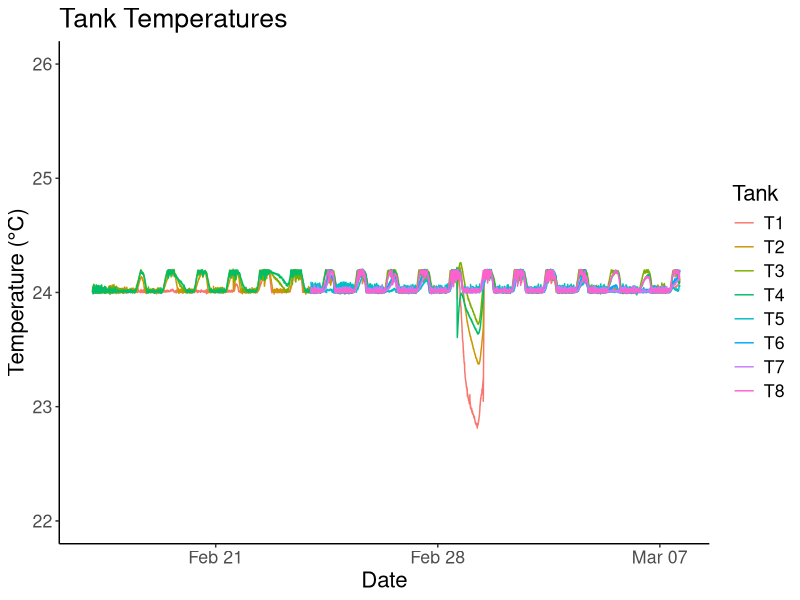
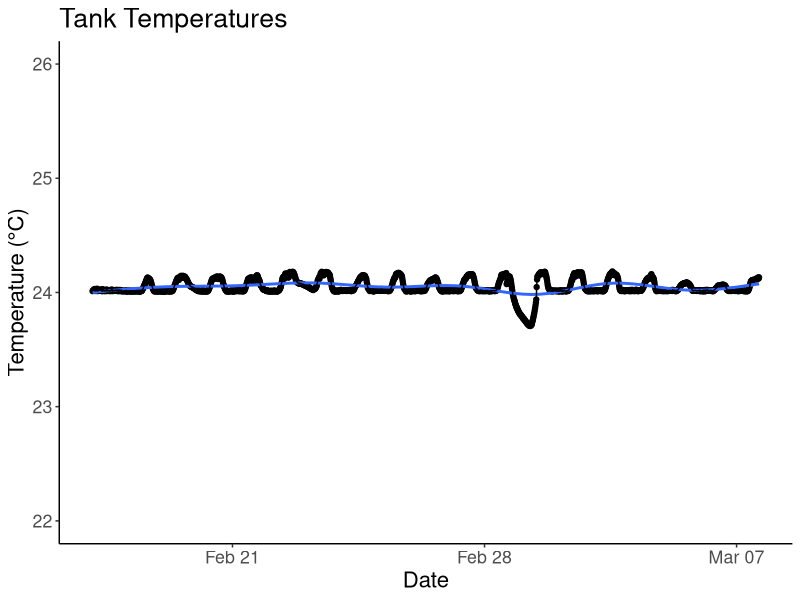
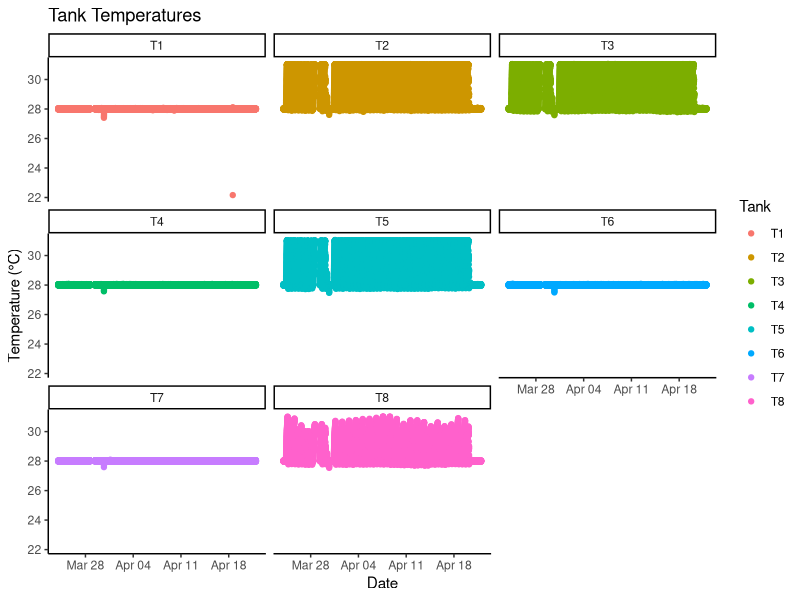
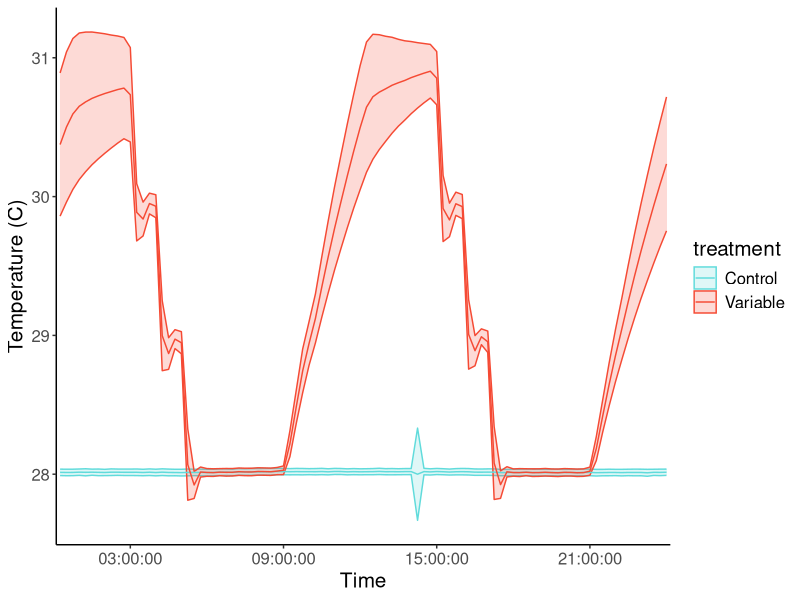
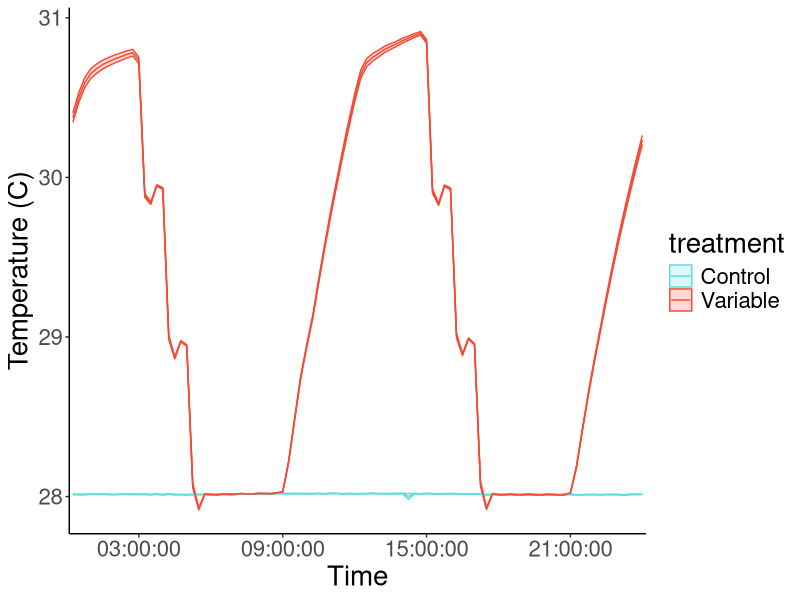
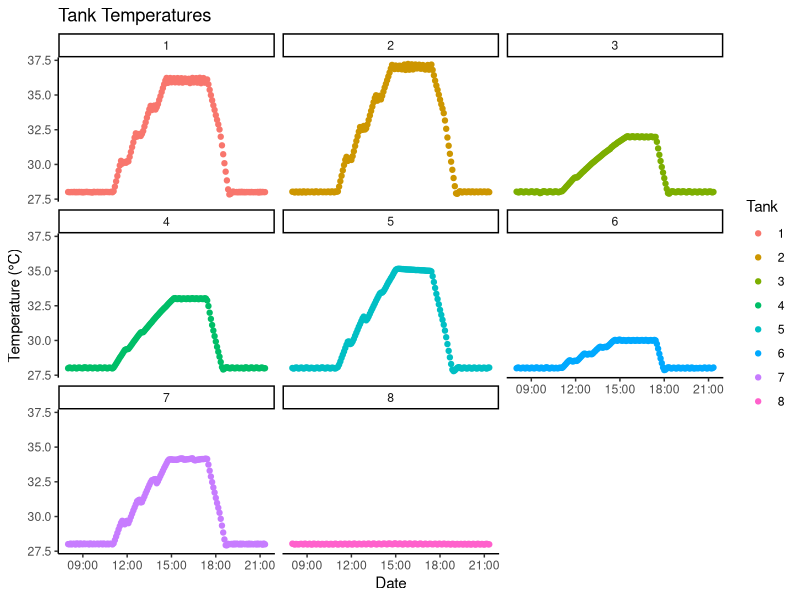
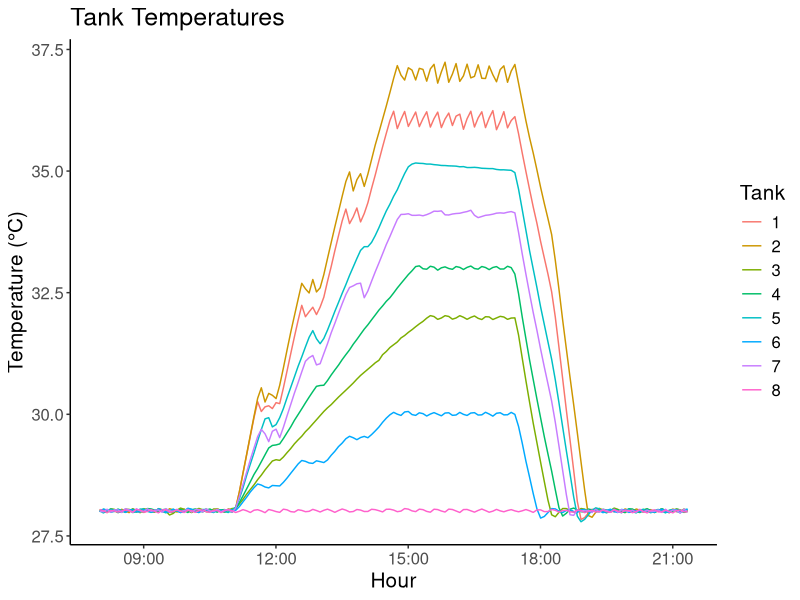
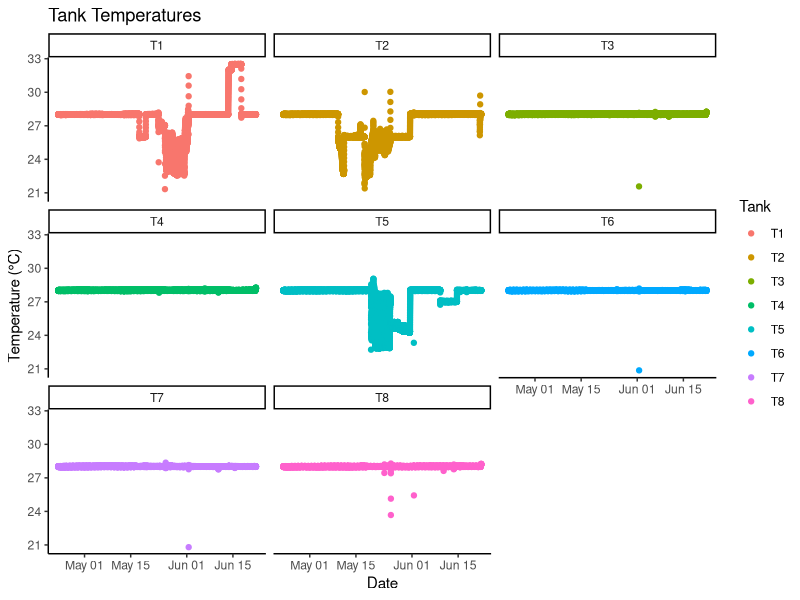

R code for these plots, in order:
## ---- chunk 1
library(tidyverse)
library(plotrix) #for standard error function

feb4<- readxl::read_xlsx("Data from LabVIEW/20220204_TemperatureData edited.xlsx", col_types = c("date", "numeric", "numeric", 
        "numeric", "numeric", "numeric", 
        "numeric", "numeric", "numeric", 
        "numeric", "numeric", "numeric", 
        "numeric", "numeric", "numeric", 
        "numeric", "numeric"))
feb23 <- readxl::read_xlsx("Data from LabVIEW/20220223_TemperatureData edited.xlsx")
march7 <- readxl::read_xlsx("Data from LabVIEW/20220307_TemperatureData - Copy.xlsx")
march29 <- readxl::read_xlsx("Data from LabVIEW/20220329_TemperatureData.xlsx")
april15 <- readxl::read_xlsx("Data from LabVIEW/20220415_TemperatureData.xlsx")

april25 <- readxl::read_xlsx("Data from LabVIEW/20220425_TemperatureData (1).xlsx") #had to convert to csv because dates weren't reading in correctly

CBASS <- readxl::read_xlsx("Data from LabVIEW/CBASS_labview.xlsx")

may11 <- readxl::read_xlsx("Data from LabVIEW/20220511_TemperatureData.xlsx")
may20 <- readxl::read_xlsx("Data from LabVIEW/20220520_TemperatureData.xlsx")
june10 <- readxl::read_xlsx("Data from LabVIEW/20220610_TemperatureData - Copy.xlsx")
june24 <- readxl::read_xlsx("Data from LabVIEW/20220624_TemperatureData (1).xlsx")
july6 <- readxl::read_xlsx("Data from LabVIEW/20220706_TemperatureData.xlsx", 
    col_types = c("date", "numeric", "numeric", 
        "numeric", "numeric", "numeric", 
        "numeric", "numeric", "numeric", 
        "numeric", "numeric", "numeric", 
        "numeric", "numeric", "numeric", 
        "numeric", "numeric"))
july8 <- readxl::read_xlsx("Data from LabVIEW/20220708_TemperatureData edited.xlsx")
july20 <- read_csv("Data from LabVIEW/20220720_TemperatureData.csv") #had to convert to csv because dates weren't reading in correctly
  july20$Time <- lubridate::mdy_hms(july20$Time)
## ---- chunk 2
acclimation <- bind_rows(feb4, feb23) 
temptreatment<- bind_rows(march7, march29, april15) #treatment started march 24 and ended april 20
  temptreatment %>% filter(Time >= as.Date("2022-03-24") & Time <= as.Date("2022-04-22")) -> temptreatment
CBASS #april 22
recovery <- bind_rows(april15, april25, may11, may20, june10) #recovery started april 23 and ended june 21
  recovery %>% filter(Time >= as.Date("2022-04-23") & Time <= as.Date("2022-06-22")) -> recovery
heatstressassay <- bind_rows(june10, june24, july6, july8, july20) #ramp up started june 21
## ---- chunk 3
#tanks 1-4 had Pclivosa in them since Feb 4, so they were maintained at 24 C. Tanks 5-8 didn't get Acer until Feb 24, so that's why their temps fluctuate before then.
#need to remove tank temps for tanks 5-8 for dates before feb 24 and before feb 17 for tanks 1-4
#ended up doing this manually in Excel

acclimation %>% 
  filter(Time >= as.Date("2022-02-17")) %>% 
  dplyr::select(Time:T8) %>% 
  pivot_longer(T1:T8, names_to="Tank", values_to ="Temp") %>% 
  ggplot(data = .,
       aes(x = Time, y = Temp, color = Tank)) +
  geom_line() + 
  theme_classic() +
  labs(title = "Tank Temperatures",
       y = "Temperature (°C)",
       x = "Date") +
  scale_y_continuous(limits = c(22, 26)) +
  theme(text = element_text(size = 16)) #all font sizes
## ---- chunk 4
#need to clean up this graph,summarize all the tanks together
acclimation$Time <- lubridate::round_date(acclimation$Time, unit = "15 min")

acclimation %>% 
  filter(Time >= as.Date("2022-02-17")) %>% 
  dplyr::select(Time:T8) %>% 
  pivot_longer(T1:T8, names_to="Tank", values_to ="Temp") %>% 
  drop_na(Temp) %>% 
  dplyr::group_by(Time) %>% 
  dplyr::summarise(avg_temp = mean(Temp), se = std.error(Temp)) %>% 
  ggplot(., aes(x=Time, y=avg_temp)) + 
  geom_point() +
  geom_smooth() +
  theme_classic() +
   geom_line() +
  labs(title = "Tank Temperatures",
       y = "Temperature (°C)",
       x = "Date") +
  scale_y_continuous(limits = c(22, 26)) +
  theme(text = element_text(size = 16)) #all font sizes
## ---- chunk 5
#all tanks separated
temptreatment %>% 
  dplyr::select(Time:T8) %>% 
  pivot_longer(T1:T8, names_to="Tank", values_to ="Temp") %>% 
  ggplot(data = .,
       aes(x = Time, y = Temp, color = Tank)) +
  geom_point() + 
  theme_classic() +
  facet_wrap(~Tank) +
  labs(title = "Tank Temperatures",
       y = "Temperature (°C)",
       x = "Date")
## ---- chunk 6
#summary figure of average tank temp during 24-hr period over the 28 days
temptreatment$Time <- lubridate::round_date(temptreatment$Time, unit = "15 min")

temptreatment %>% 
  filter(Time >= "2022-03-24 09:00:00") %>% 
  filter(Time <= "2022-04-20 09:00:00") %>% 
    #remove tissue sampling time points because during those times, you modified the tank temps to all hold at  28 C
  filter(!Time >= "2022-03-30 09:00:00" | !Time <= "2022-03-31 09:00:00") %>% 
  dplyr::select(Time:T8) %>% 
  pivot_longer(T1:T8, names_to="Tank", values_to ="Temp") %>% 
  tidyr::separate(Time, c("Date", "Time"), sep = "\\ ") %>% 
  mutate(treatment = case_when(Tank == "T1" ~ "control",
                               Tank == "T2" ~ "variable",
                               Tank == "T3" ~ "variable",
                               Tank == "T4" ~ "control",
                               Tank == "T5" ~ "variable", 
                               Tank == "T6" ~ "control",
                               Tank == "T7" ~ "control",
                               Tank == "T8" ~ "variable")) %>% 
  dplyr::group_by(Time, treatment) %>% 
  dplyr::summarise(avg_temp = mean(Temp), sd = sd(Temp)) %>% 
  ggplot(., aes(x=Time, y=avg_temp, color = treatment)) + 
  theme_classic() +
  geom_ribbon(aes(fill=treatment, group = treatment, ymin = avg_temp - sd, ymax = avg_temp + sd), alpha = 0.2) +
   geom_line(aes(group = treatment)) +
  scale_x_discrete(breaks = c("03:00:00", "09:00:00", "15:00:00", "21:00:00")) +
  labs(y="Temperature (C)") +
  scale_color_manual(labels=c("Control", "Variable"), values = c( "#60DBDB", "#F54A34"))+
  scale_fill_manual(labels=c("Control", "Variable"), values = c( "#60DBDB", "#F54A34")) +
  theme(text = element_text(size = 15)) 
## ---- chunk 7
#with standard error instead of standard deviation

temptreatment %>% 
  filter(Time >= "2022-03-24 09:00:00") %>% 
  filter(Time <= "2022-04-20 09:00:00") %>% 
    #remove tissue sampling time points because during those times, you modified the tank temps to all hold at  28 C
  filter(!Time >= "2022-03-30 09:00:00" | !Time <= "2022-03-31 09:00:00") %>% 
  dplyr::select(Time:T8) %>% 
  pivot_longer(T1:T8, names_to="Tank", values_to ="Temp") %>% 
  tidyr::separate(Time, c("Date", "Time"), sep = "\\ ") %>% 
  mutate(treatment = case_when(Tank == "T1" ~ "control",
                               Tank == "T2" ~ "variable",
                               Tank == "T3" ~ "variable",
                               Tank == "T4" ~ "control",
                               Tank == "T5" ~ "variable", 
                               Tank == "T6" ~ "control",
                               Tank == "T7" ~ "control",
                               Tank == "T8" ~ "variable")) %>% 
  dplyr::group_by(Time, treatment) %>% 
  dplyr::summarise(avg_temp = mean(Temp), se = std.error(Temp)) %>% 
  ggplot(., aes(x=Time, y=avg_temp, color = treatment)) + 
  theme_classic() +
  geom_ribbon(aes(fill=treatment, group = treatment, ymin = avg_temp - se, ymax = avg_temp + se), alpha = 0.2) +
   geom_line(aes(group = treatment)) +
  scale_x_discrete(breaks = c("03:00:00", "09:00:00", "15:00:00", "21:00:00")) +
  labs(y="Temperature (C)") +
  scale_color_manual(labels=c("Control", "Variable"), values = c( "#60DBDB", "#F54A34"))+
  scale_fill_manual(labels=c("Control", "Variable"), values = c( "#60DBDB", "#F54A34")) +
  theme(text = element_text(size = 20)) 
ggsave("summarytemptreatment.pdf")
## ---- chunk 8
CBASS %>% 
  dplyr::select(Time:`8`) %>% 
  pivot_longer(`1`:`8`, names_to="Tank", values_to ="Temp") %>% 
  ggplot(data = .,
       aes(x = Time, y = Temp, color = Tank)) +
  geom_point() + 
  theme_classic() +
  facet_wrap(~Tank) +
  labs(title = "Tank Temperatures",
       y = "Temperature (°C)",
       x = "Date")
## ---- chunk 9
CBASS %>% 
  dplyr::select(Time:`8`) %>% 
  pivot_longer(`1`:`8`, names_to="Tank", values_to ="Temp") %>% 
  ggplot(data = .,
       aes(x = Time, y = Temp, color = Tank)) +
  geom_line() + 
  theme_classic() +
  labs(title = "Tank Temperatures",
       y = "Temperature (°C)",
       x = "Hour") +
  theme(text = element_text(size = 15)) 
## ---- chunk 10
recovery %>% 
  dplyr::select(Time:T8) %>% 
  pivot_longer(T1:T8, names_to="Tank", values_to ="Temp") %>% 
  ggplot(data = .,
       aes(x = Time, y = Temp, color = Tank)) +
  geom_point() + 
  theme_classic() +
  facet_wrap(~Tank) +
  labs(title = "Tank Temperatures",
       y = "Temperature (°C)",
       x = "Date")

#not all of these tanks were used for recovery, check metadata sheet to confirm which tanks we got rid of
## ---- chunk 11
recovery %>% 
  dplyr::select(Time, T3, T4, T6, T7, T8) %>% 
  pivot_longer(T3:T8, names_to="Tank", values_to ="Temp") %>% 
  ggplot(data = .,
       aes(x = Time, y = Temp, color = Tank)) +
  geom_line() + 
  theme_classic() +
  labs(title = "Tank Temperatures",
       y = "Temperature (°C)",
       x = "Date") +
  theme(text = element_text(size = 15)) 
## ---- chunk 12
#need to clean up this graph,summarize all the tanks together
recovery$Time <- lubridate::round_date(recovery$Time, unit = "15 min")

recovery %>% 
  dplyr::filter(Time <= as.Date("2022-06-21")) %>% 
  dplyr::select(Time, T3, T4, T6, T7, T8)  %>% 
  dplyr::select(Time:T8) %>% 
  pivot_longer(T3:T8, names_to="Tank", values_to ="Temp") %>% 
  drop_na(Temp) %>% 
  dplyr::group_by(Time) %>% 
  dplyr::summarise(avg_temp = mean(Temp), se = std.error(Temp)) %>% 
  ggplot(., aes(x=Time, y=avg_temp)) + 
  geom_point() +
  geom_smooth() +
  theme_classic() +
  labs(title = "Tank Temperatures",
       y = "Temperature (°C)",
       x = "Date") +
  scale_y_continuous(limits = c(27, 29)) +
  theme(text = element_text(size = 16)) #all font sizes
## ---- chunk 13
heatstressassay %>% 
  dplyr::select(Time:T8) %>% 
  pivot_longer(T1:T8, names_to="Tank", values_to ="Temp") %>% 
  ggplot(data = .,
       aes(x = Time, y = Temp, color = Tank)) +
  geom_point() + 
  theme_classic() +
  facet_wrap(~Tank) +
  labs(title = "Tank Temperatures",
       y = "Temperature (°C)",
       x = "Date")

#was it just tanks 3, 4, and 8 that we used as the heat stress assay tanks? What was happening in tank 1?
## ---- chunk 14
heatstressassay %>% 
  dplyr::select(Time, T3, T4, T7, T8) %>% 
  pivot_longer(T3:T8, names_to="Tank", values_to ="Temp") %>% 
  ggplot(data = .,
       aes(x = Time, y = Temp, color = Tank)) +
  geom_line() + 
  theme_classic() +
  labs(title = "Tank Temperatures",
       y = "Temperature (°C)",
       x = "Date") +
  theme(text = element_text(size = 15)) 

#this is messy because each tank was "stopped" at different times, depending on when all the corals died or not. there was also a dip in temps for all of them where they went back down to 28 because of human error in setting the program

## ---- chunk 15
heatstressassay$Time <- lubridate::round_date(heatstressassay$Time, unit = "15 min")

heatstressassay %>% 
  dplyr::select(Time, T3, T4, T8) %>% 
  dplyr::select(Time:T8) %>% 
  pivot_longer(T3:T8, names_to="Tank", values_to ="Temp") %>% 
  drop_na(Temp) %>% 
  filter(Time <= as.Date("2022-07-15")) %>% 
  dplyr::group_by(Time) %>% 
  dplyr::summarise(avg_temp = mean(Temp), se = std.error(Temp)) %>% 
  ggplot(., aes(x=Time, y=avg_temp)) + 
  geom_point() +
  geom_smooth() +
  theme_classic() +
  labs(title = "Tank Temperatures",
       y = "Temperature (°C)",
       x = "Date") +
  #scale_y_continuous(limits = c(27, 29)) +
  theme(text = element_text(size = 16)) #all font sizes
